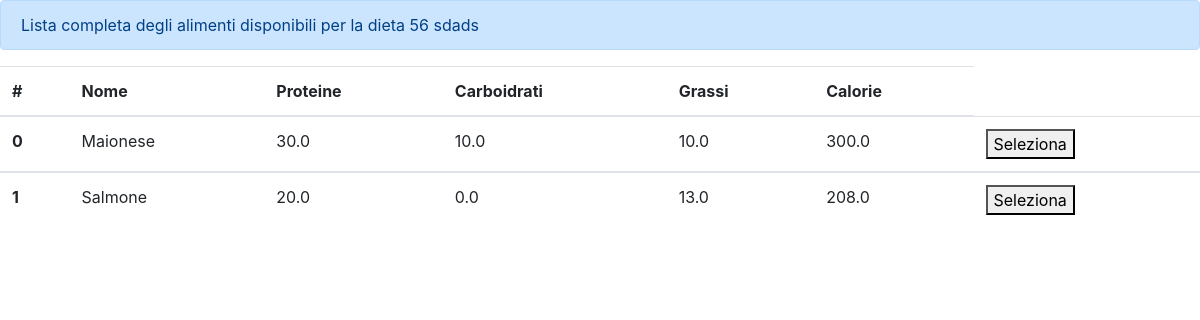
Page /diet/mostradettaglio/56/ on the earlier database version.
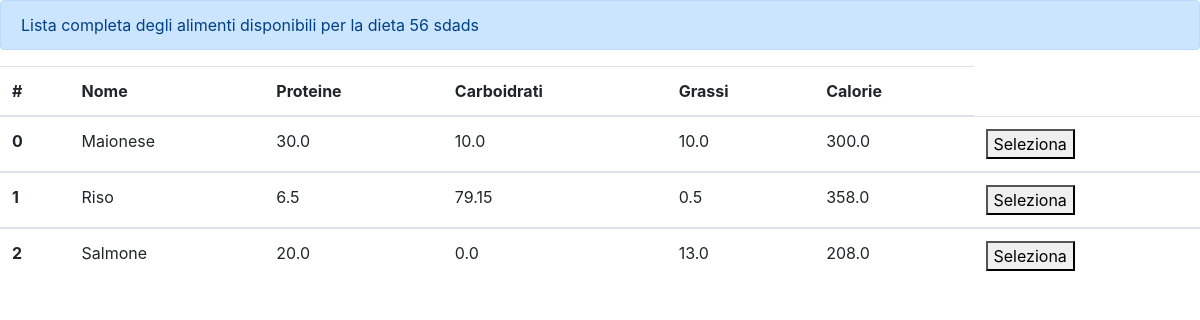
Same page on the later database version.
### Diet/models.py (models this page shows, shortened)
class Alimento(models.Model):
    nome = models.CharField(max_length=35, unique=True)
    proteine = models.FloatField(default=0)
    carboidrati = models.FloatField(default=0)
    grassi = models.FloatField(default=0)
    cal = models.FloatField(default=0)
    class Meta:
        verbose_name_plural = "Alimenti"
        ordering = ['nome']

### Diet/views.py (the view)
# urls.py: path('mostradettaglio/<pk>/', mostra_dettaglio_dieta, name="mostra_dettaglio"),
def mostra_dettaglio_dieta(request, pk):
    dieta = Dieta.objects.get(pk=pk)
    context = {
        'pk_dieta': pk,
        'alimenti': Alimento.objects.all(),
        'dieta': dieta
    }
    return render(request, template_name='Diet/lista_alimenti.html', context=context)

### Diet/templates/Diet/lista_alimenti.html (shortened to what this page needs)
{% extends 'base.html' %}
{% block content %}
    <div class="alert alert-primary" role="alert">
        Lista completa degli alimenti disponibili per la dieta {{ pk_dieta }} {{ dieta.tipologia }}
    </div>
    <table class="table table-hover">
        <thead>
            <tr>
                <th scope="col">#</th>
                <th scope="col">Nome</th>
                <th scope="col">Proteine</th>
                <th scope="col">Carboidrati</th>
                <th scope="col">Grassi</th>
                <th scope="col">Calorie</th>
            </tr>
        </thead>
        {% for alimento in alimenti  %}
            <tbody>
                <tr>
                    <th scope="row">{{ forloop.counter0 }} </th>
                    <td> {{ alimento.nome}}</td>
                    <td> {{ alimento.proteine}}</td>
                    <td> {{ alimento.carboidrati }}</td>
                    <td> {{ alimento.grassi }}</td>
                    <td> {{ alimento.cal }}</td>
                    <td>
                        <form method="POST" action="{% url 'Diet:crea_dettaglio' pk_dieta alimento.pk%}">
                            <button type="submit">Seleziona</button>
                        </form>
                    </td>
                </tr>
            </tbody>
        {% endfor %}
    </table>
{%  endblock %}

Differences in the rows shown:
added Alimento: nome "Riso", proteine "6.5", carboidrati "79.15", grassi "0.5", cal "358.0"
